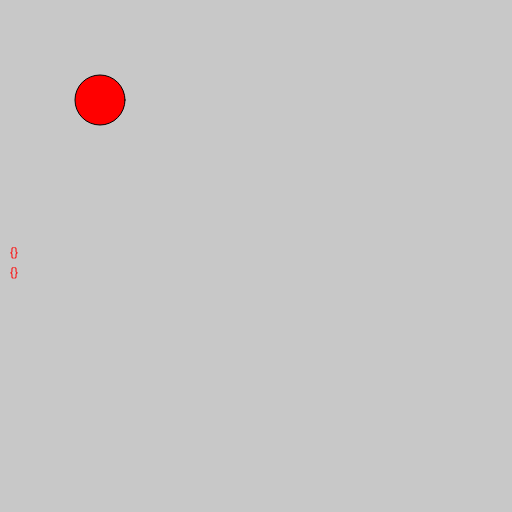
Frame 1 (no input)
Frame 60 (no input): identical to frame 1, image omitted
Frame 120 (the mouse pressed at the canvas centre since frame 60): identical to frame 1, image omitted

The p5.js sketch that drew this single still picture (run headless with seeded random() and noise() and a simulated clock; from frame 60 on, the mouse is pressed at the canvas centre):

// p5.js sketch
// ── sketch.js
let a_x = 100;
let a_y = 100;
let a_keys = {};
let a_step = 5;

function setup() {
  createCanvas(512, 512);
  fill(255, 0, 0);
}

function draw() {
  background(200);
  if (keyIsDown(LEFT_ARROW)) {
    a_x -= a_step;
    if (a_x < 0) a_x = width;
  }
  if (keyIsDown(RIGHT_ARROW)) {
    a_x += a_step;
    if (a_x > width) a_x = 0;
  }
  if (keyIsDown(UP_ARROW)) {
    a_y -= a_step;
    if (a_y < 0) a_y = height;
  }
  if (keyIsDown(DOWN_ARROW)) {
    a_y += a_step;
    if (a_y > height) a_y = 0;
  }
  ellipse(a_x, a_y, 50, 50);

  const hits = {};
  for (ch = 0; ch < 256; ch++) {
    if (keyIsDown(ch)) {
      // print('ch', ch);
      hits[ch] = 1;
    }
  }
  text(JSON.stringify(hits), 10, height / 2)
  text(JSON.stringify(a_keys), 10, height / 2 + 20)
  // print('a_x', a_x, 'a_y', a_y);
}

function keyPressed() {
  // print('keyPressed', key);
  a_keys[key] = 1;
}

function keyReleased() {
  // print('keyReleased', key);
  delete a_keys[key];
}
